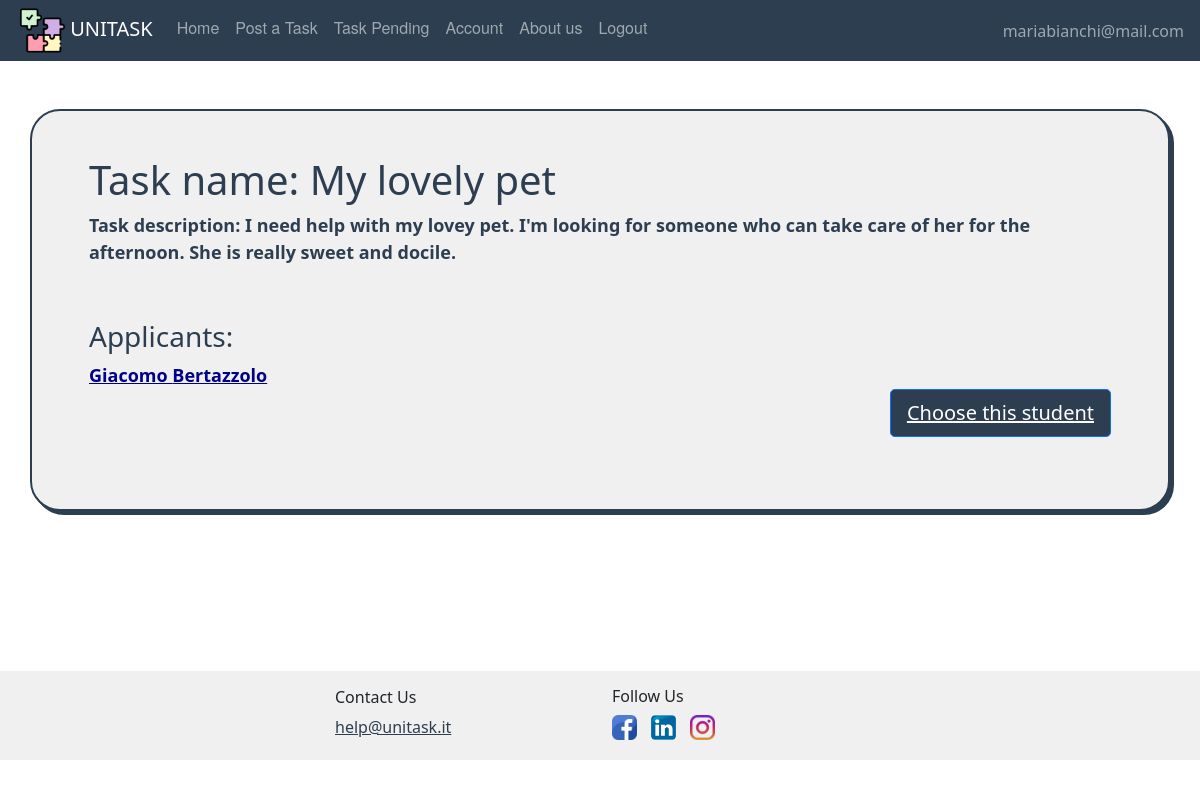
Page /task/1 (signed in) on the committed database.
### website/models.py (models this page shows, shortened)
class User(db.Model, UserMixin):
    id = db.Column(db.Integer, primary_key=True)
    email = db.Column(db.String(150), unique=True)
    password = db.Column(db.String(150))
    first_name = db.Column(db.String(150))
    surname = db.Column(db.String(150))
    description = db.Column(db.String(200))
    type = db.Column(db.String(20))
    reviewsposted = db.relationship('Review', foreign_keys='Review.id_reviewer',
                                    backref='author')
    reviewsreceived = db.relationship('Review', foreign_keys='Review.id_reviewed',
                                      backref='received')
    __mapper_args__ = {
        'polymorphic_on': type,
        'polymorphic_identity': 'user',
    }

class Offer(db.Model, UserMixin):
    id = db.Column(db.Integer, primary_key=True)
    title = db.Column(db.String(150))
    description = db.Column(db.String(150))
    address = db.Column(db.String(150))
    placeId = db.Column(db.String(150))
    amount = db.Column(db.Integer)
    lat = db.Column(db.Float)
    lng = db.Column(db.Float)
    date = db.Column(db.DateTime(timezone=True), default=func.now())
    dateexpire = db.Column(db.DateTime(timezone=True))
    isAss = db.Column(db.Boolean, default=False)
    date_task = db.Column(db.DateTime(timezone=True))
    id_adult = db.Column(db.Integer, db.ForeignKey('adult.id'))
    scelta = db.Column(db.Integer, db.ForeignKey('student.id'))
    isPerf = db.Column(db.Boolean, default=False)
    rece = db.relationship('Review', backref='recensione')
    isClosed = db.Column(db.Boolean, default=False)

class Student(User, db.Model):
    __tablename__ = 'student'
    id = db.Column(db.Integer, db.ForeignKey('user.id'), primary_key=True)
    position = db.Column(db.String(150))
    applications = db.relationship('Offer', secondary=application_table, backref='applicants')
    performed = db.relationship('Offer', backref='performer')
    __mapper_args__ = {
        'polymorphic_identity': 'student',
    }

### website/user/routes.py (the view)
@users.route('/task/<task_id>', methods=['GET', 'POST'])
@login_required
def task(task_id):
    if current_user.type == 'student':
        t = Offer.query.filter(Offer.id == task_id).first()
        btn = True
        if current_user in t.applicants:
            btn = False
        return render_template("Student/task.html", user=current_user, taskscelta=t, btn=btn)
    else:
        t = Offer.query.filter(Offer.id == task_id).first()
        return render_template("adult/chooseStud.html", user=current_user, taskscelta=t)

### website/templates/adult/chooseStud.html (shortened to what this page needs)
{% extends "base.html" %}
{% block content %}
    <div class="container task-container" style="margin-bottom: 20vh">
        <div class="row task-row">
            <div class="col-12">
                <h1>Task name: {{ taskscelta.title }}</h1>
                <div>Task description: {{ taskscelta.description }}</div>
                <div>
                    <br/>
                    <br/>
                    {% if taskscelta.applicants %}
                        <h3>Applicants:</h3>
                        {% for applicant in taskscelta.applicants %}
                            <div align="left">
                                <a style="color:darkblue"
                                   href={{ url_for('users.showreviews', user_id=applicant.id, task_id=taskscelta.id) }}>{{ applicant.first_name }} {{ applicant.surname }}</a>
                                <div align="right">
                                    <button type="button" style="background: #2c3e50" class="btn btn-primary btn-lg"><a
                                            style="color: white"
                                            href={{ url_for('adults.choosestud', task_id=taskscelta.id, stud_id=applicant.id) }}>Choose
                                        this student </a></button>
                                </div>
                            </div>
                            <br/>
                        {% endfor %}
                    {% endif %}
                </div>
            </div>
        </div>
    </div>
{% endblock %}

### website/templates/base.html (shortened to what this page needs)
<!DOCTYPE html>
<html lang="">
<head>
    <link href="/static/css/style.css" rel="stylesheet">
    <link href="https://cdn.jsdelivr.net/npm/bootstrap@5.0.2/dist/css/bootstrap.min.css" rel="stylesheet"
>
    <link href="https://netdna.bootstrapcdn.com/font-awesome/3.2.1/css/font-awesome.css" rel="stylesheet">
</head>
<body>
<nav class="navbar fixed-top navbar-expand-lg navbar-dark">
    <ul class="navbar-nav mr-auto">
        <li>
            <a style="padding-left:1em;" class="navbar-brand" href="#">
                <img src="/static/images/pic/puzzle.png" width="45" height="45"/>
                UNITASK
            </a></li>
        {% if user.is_authenticated %}
            {% if user.type=='adult' %}
                <li class="nav-item"><a class="nav-link" id="home" href="/">Home</a></li>
                <li class="nav-item"><a class="nav-link" id="posttask" href="{{ url_for('adults.posttask') }}">Post a
                    Task</a></li>
                <li class="nav-item"><a class="nav-link" id="offer" href="{{ url_for('adults.taskpending') }}">Task
                    Pending</a></li>
                <li class="nav-item"><a class="nav-link" id="account" href="{{ url_for('users.account') }}">Account</a>
                </li>
                <li class="nav-item"><a class="nav-link" id="aboutus" href="{{ url_for('users.about_us') }}">About
                    us</a></li>
                <li class="nav-item"><a class="nav-link" id="logout" href="{{ url_for('auth.logout') }}">Logout</a></li>
            {% endif %}
            </ul>
            <ul class="navbar-nav ms-auto">
                <li class="nav-item">
                    <span style="padding-right:1em;" class="navbar-text d-flex justify-content-end">
                     {{ user.email }}
                       </span>
                </li>
            </ul>
        {% endif %}
</nav>
{% block content %}
{% endblock %}
</body>
{% block footer %}
    <div class="container-fluid mt-5" style="background-color: #f0f0f0">
        <div class="container-lg">
            <div class="row row-cols-md-4 p-3">
                <div class="col-md pb-1 m-auto navbar-light">
                </div>
                <div class="col-md pb-1 m-auto">
                    <h6>Contact Us</h6>
                    <a style="color: #2c3e50" href="mailto:help@unitask.it">help@unitask.it</a>
                </div>
                <div class="col-md pb-1 m-auto">
                    <h6>Follow Us</h6>
                    <img class="img-fluid" style="max-height: 25px; min-width: 25px"
                         src="/static/images/pic/facebook.png"/>
                    <img class="img-fluid" style="max-height: 25px; min-width: 25px"
                         src="/static/images/pic/linkedin.png"/>
                    <img class="img-fluid" style="max-height: 25px; min-width: 25px"
                         src="/static/images/pic/instagram.png"/>
                </div>
                <div class="col-md pb-1">
                </div>
            </div>
        </div>
    </div>
{% endblock footer %}
</html>

### website/static/css/style.css (style rules this page uses)
body { padding-top:4em; }
.navbar { list-style-type: none; margin: 0; padding: 0; overflow: hidden; background-color: #2c3e50; }
.nav-link { display: block; color: white; text-align: center; padding: 14px 16px; text-decoration: none; font-family: "Helvetica Neue", Helvetica, Arial, sans-serif; }
.task-row { padding: 2.5em; }
.task-container { margin:2.5em; background-color: #f0f0f0; border: 2px solid #2c3e50; border-radius: 30px; box-shadow: #2c3e50 4px 4px 0 0; color: #2c3e50; font-weight: 600; font-size: 18px; padding: 0 18px; text-decoration: none; user-select: none; -webkit-user-select: none; touch-action: manipulation; }

### rows in the picture
User: email "mariabianchi@mail.com"
Offer: title "My lovely pet", description "I need help with my lovey pet. I'm looking for someone who can take care of her for the afternoon. She is really sweet and docile."
Student: first_name "Giacomo", surname "Bertazzolo"
